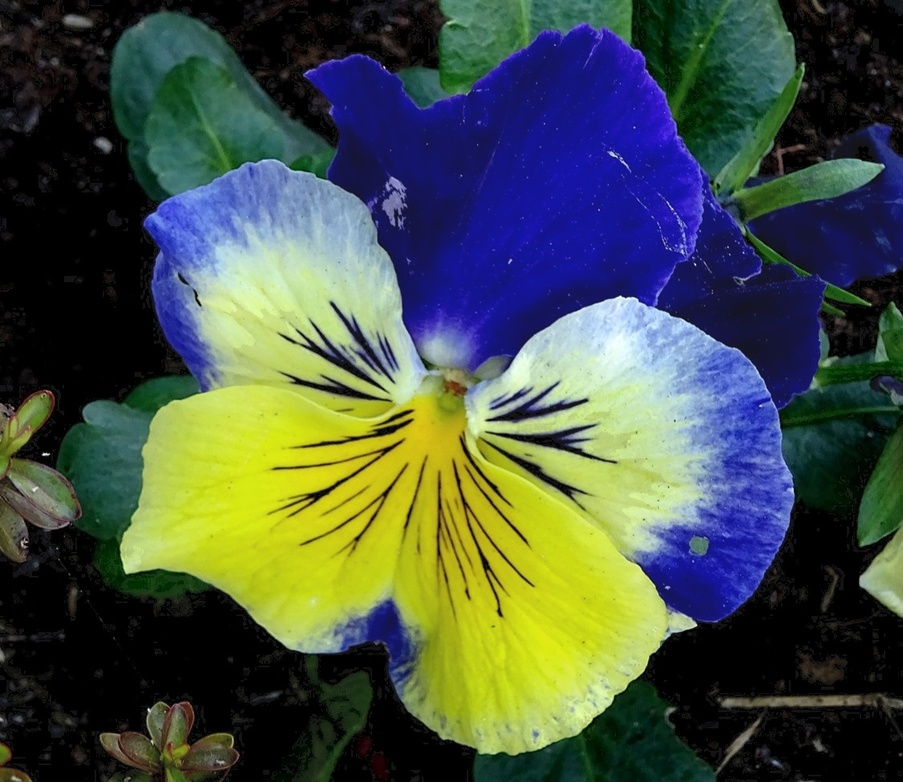
#> input picture lab1/data/q1.jpg, 903 x 782 px, shrunk from 1126 x 975 before the run
$ python q1.py
#> lines starting #> are read from the running program, lines starting #| are printed output that depends on the picture; after the words box and inside, x2 and y2 are one past the last pixel; in counts of white or black regions, pixels touching at a corner belong together
import os
import cv2
import numpy as np

# 建立 output 資料夾（若不存在則建立）
os.makedirs("./output", exist_ok=True)

# 讀取輸入圖片
input_path = os.path.join("./data", "q1.jpg")
img = cv2.imread(input_path)
#> img is the input picture: shape (782, 903, 3); mean B, G, R 69.3, 81.9, 70.1

if img is None:
    print(f"Error: 找不到輸入檔案 {input_path}，請確認路徑。")
    exit()

img_float = img.astype(np.float32)
B, G, R = cv2.split(img_float)
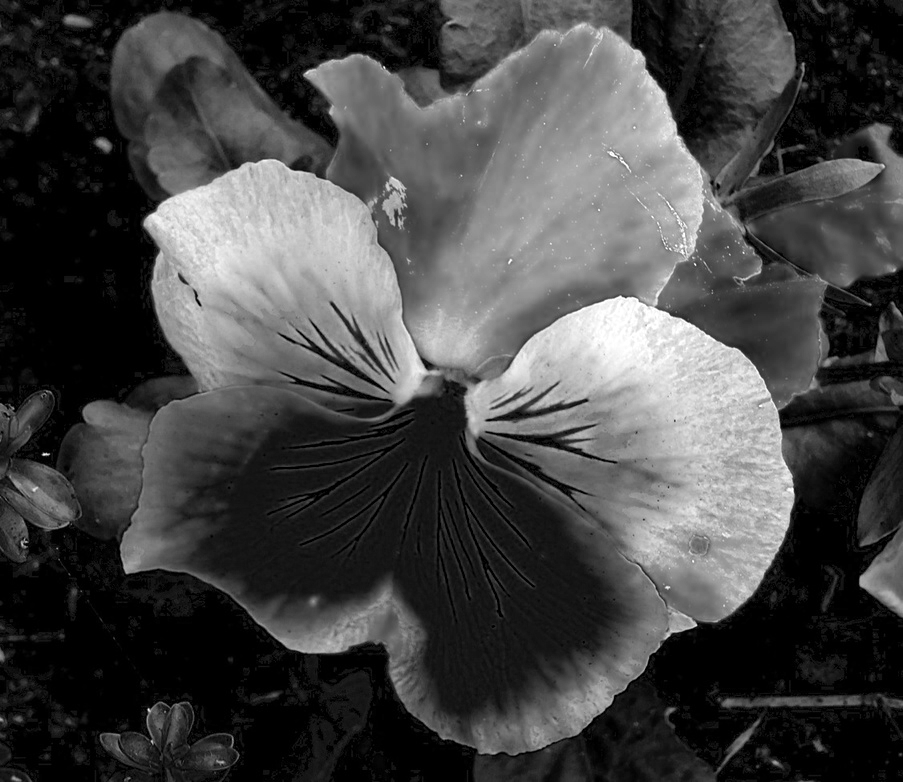
#> B: shape (782, 903) float32; min 0, max 255, mean 69.3
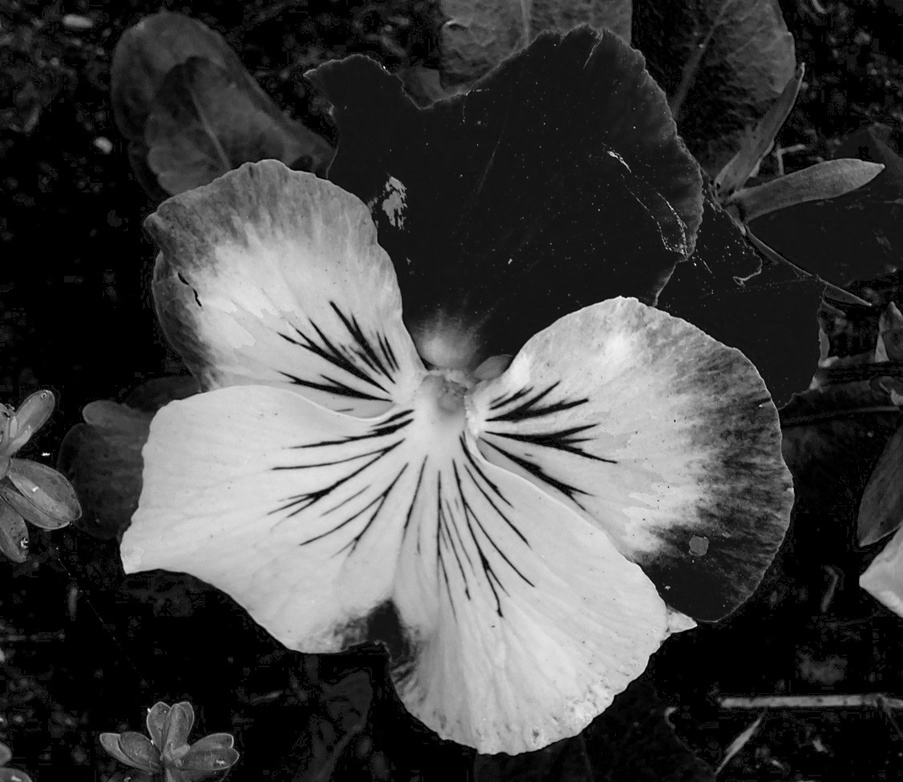
#> R: shape (782, 903) float32; min 0, max 254, mean 70.1

# =======================================
# 1.1 灰階與顏色濾鏡
# Hint: B > 100 and B > 1.5 * R and B > 1.2 * G
maskblue1 = (B > 100) & (B > 1.5 * R) & (B > 1.2 * G)
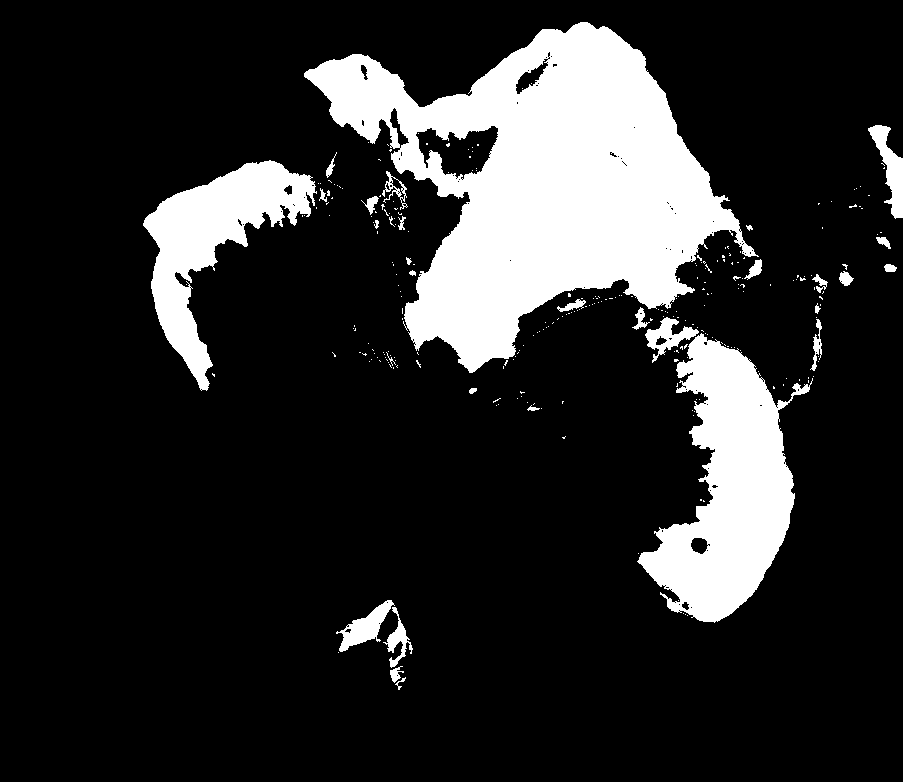
#> maskblue1: shape (782, 903) bool; 16.7% white; 277 white regions (246 under 20 px), largest, box (x1, y1, x2, y2) and area: (304, 22, 759, 373) 72996, (637, 333, 813, 623) 24316, (143, 160, 317, 391) 13867

gray = cv2.cvtColor(img, cv2.COLOR_BGR2GRAY)
gray3x = cv2.merge([gray, gray, gray])

imgres1 = gray3x.copy()
imgres1[maskblue1] = img[maskblue1]
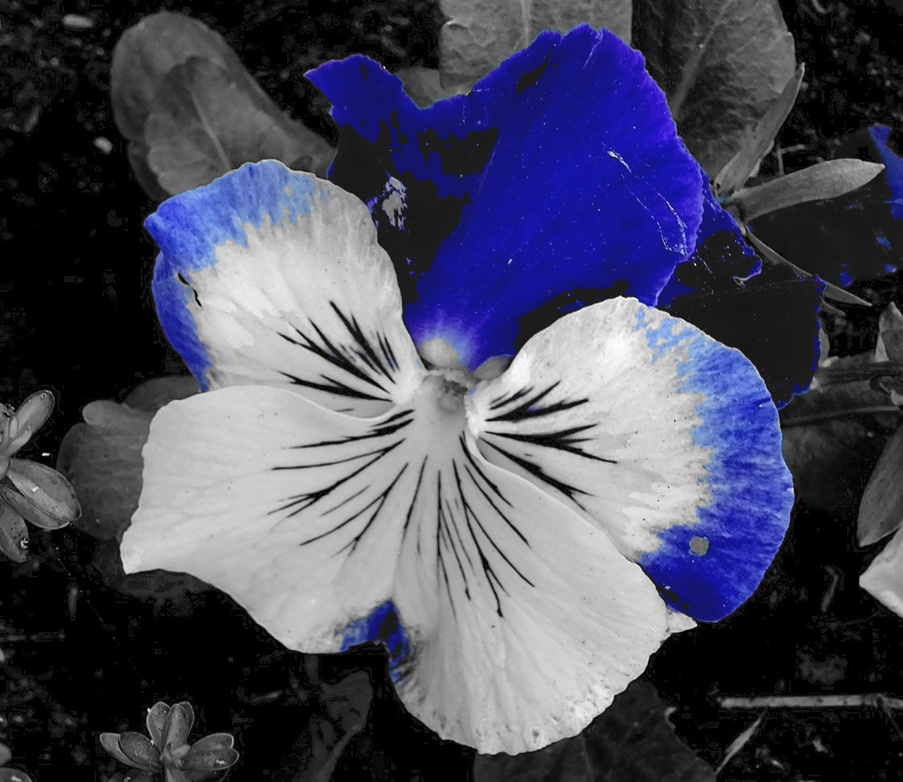
#> imgres1: shape (782, 903, 3); mean of channels 0, 1, 2 93.1, 75.1, 74.3; drawn as B, G, R

# =======================================
# 1.2 對比與亮度
# Blue: (B > 1.5 * R) and (B > 1.2 * G)
# Yellow: (R > 1.5 * B) and (G > 1.5 * B)
maskblue2 = (B > 1.5 * R) & (B > 1.2 * G)
#> maskblue2: shape (782, 903) bool; 24.1% white; 905 white regions (825 under 20 px), largest, box (x1, y1, x2, y2) and area: (300, 22, 903, 628) 143300, (140, 160, 317, 392) 14588, (320, 600, 414, 700) 3076
maskyellow = (R > 1.5 * B) & (G > 1.5 * B)
#> maskyellow: shape (782, 903) bool; 20.5% white; 2735 white regions (2673 under 20 px), largest, box (x1, y1, x2, y2) and area: (123, 309, 669, 755) 126122, (123, 721, 239, 782) 3064, (0, 392, 53, 490) 2269

finmask = maskblue2 | maskyellow
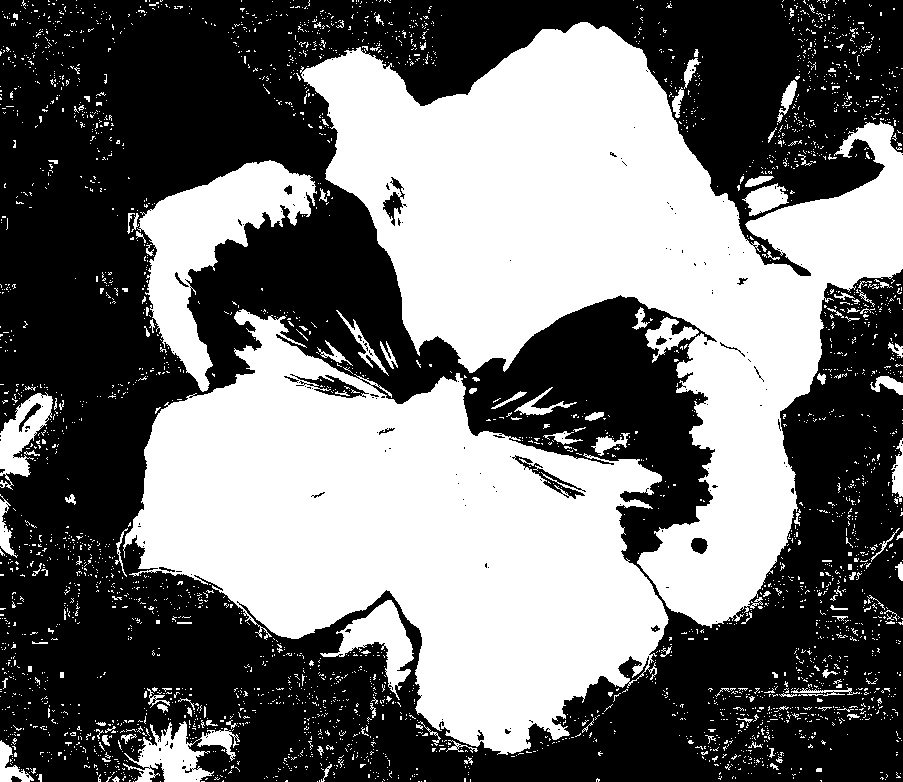
#> finmask: shape (782, 903) bool; 44.6% white; 3422 white regions (3270 under 20 px), largest, box (x1, y1, x2, y2) and area: (300, 22, 903, 628) 143508, (123, 309, 669, 755) 126228, (137, 160, 317, 392) 14631

contrast = 50
brightness = 20

imgres2flt = img_float.copy()

# 套用公式
newpix = (imgres2flt[finmask] - 127) * (contrast / 127.0 + 1) + 127 + brightness
imgres2flt[finmask] = newpix

imgres2 = np.clip(imgres2flt, 0, 255).astype(np.uint8)
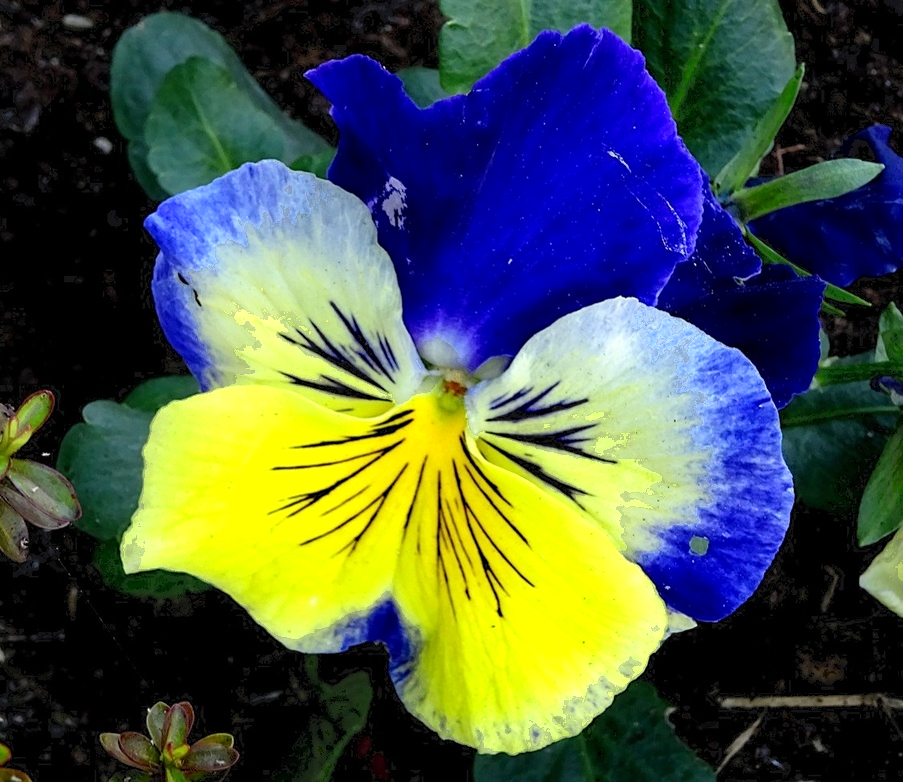
#> imgres2: shape (782, 903, 3); mean B, G, R 72, 85.4, 74

# =======================================
# 儲存結果至 ./output 資料夾
output_path1 = os.path.join("./output", "q1_1.jpg")
output_path2 = os.path.join("./output", "q1_2.jpg")

cv2.imwrite(output_path1, imgres1)
cv2.imwrite(output_path2, imgres2)

print(f"處理完成！已輸出至：\n  - {output_path1}\n  - {output_path2}")
